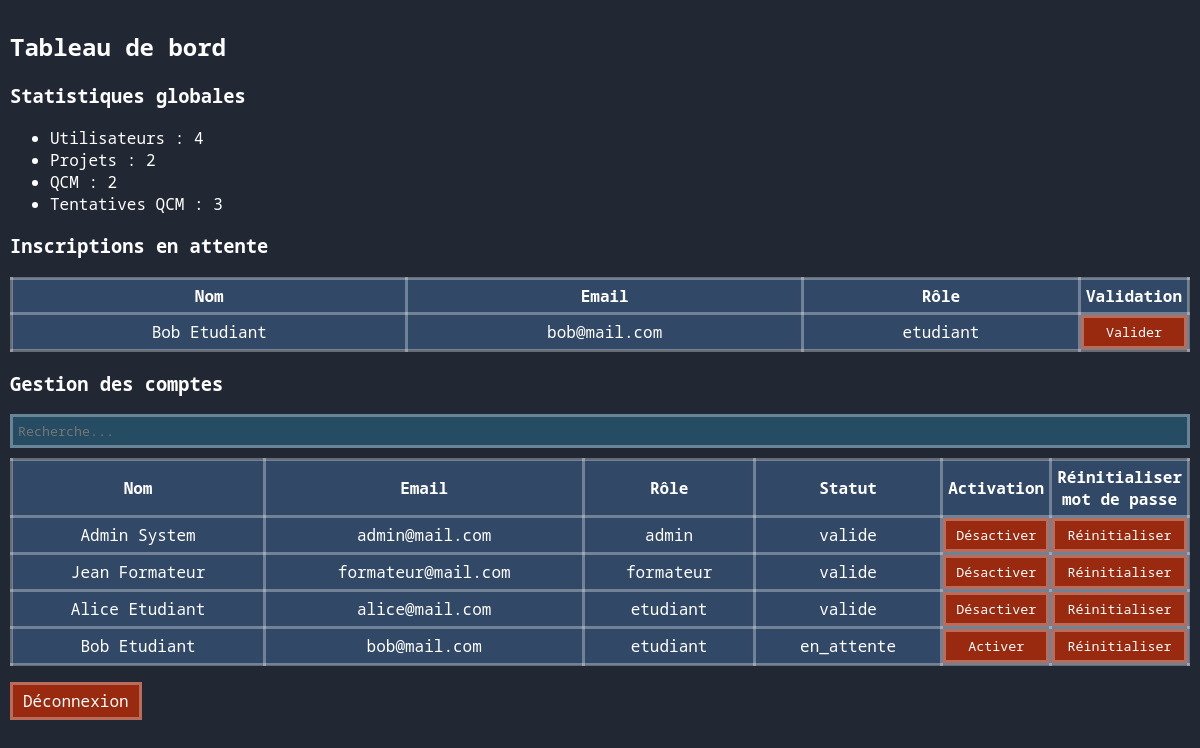
Screenshot of /dashboard/ (signed in) with the database file from the repository.
### tables this page shows
CREATE TABLE utilisateur (
    id_user INT AUTO_INCREMENT PRIMARY KEY,
    nom VARCHAR(100) NOT NULL,
    email VARCHAR(150) NOT NULL UNIQUE,
    password_hash VARCHAR(255) NOT NULL,
    role ENUM('admin', 'formateur', 'etudiant') NOT NULL,
    statut ENUM('en_attente', 'valide', 'desactive') DEFAULT 'en_attente',
    date_creation DATETIME DEFAULT CURRENT_TIMESTAMP
);

### src/dashboard/index.php (the view, shortened to what this page needs)
<?php
$pdo = getDatabaseConnection();
$userId = $_SESSION['user_id'];
$role = $_SESSION['user_role'];
?>
<!DOCTYPE html>
<html lang="fr">
<head>
    <link rel="stylesheet" href="/style.css">
</head>
<body>
    <h2>Tableau de bord</h2>
    <?php if ($role === 'etudiant'): ?>
        <h3>Actions disponibles</h3>
        <ul>
            <li><a class="button-link" href="/competences/">Choisir une compétence</a> - Sélectionner une compétence et passer un QCM ou soumettre un projet</li>
            <li><a class="button-link" href="/formations/">Consulter les formations</a> - Accéder aux ressources pédagogiques</li>
            <li><a class="button-link" href="/criteres/">Critères de validation</a> - Voir les conditions à remplir pour valider chaque compétence</li>
            <li><a class="button-link" href="/validations/">Mes validations</a> - Consulter mon statut de progression et résultats</li>
            <li><a class="button-link" href="/messages/">Mes messages</a> - Poser des questions aux formateurs et consulter les réponses</li>
        </ul>
        <h3>Résumé</h3>
        <?php
        $stmt = $pdo->prepare('SELECT COUNT(*) FROM validation_competence WHERE id_user = ?');
        $stmt->execute([$userId]);
        $nbCompetences = $stmt->fetchColumn();
        $stmt = $pdo->prepare('SELECT COUNT(*) FROM soumission_projet WHERE id_user = ?');
        $stmt->execute([$userId]);
        $nbProjets = $stmt->fetchColumn();
        ?>
        <ul>
            <li><strong>Compétences validées :</strong> <?= (int)$nbCompetences ?></li>
            <li><strong>Projets soumis :</strong> <?= (int)$nbProjets ?></li>
        </ul>
    <?php elseif ($role === 'admin'): ?>
        <h3>Statistiques globales</h3>
        <?php
        $nbUsers = $pdo->query('SELECT COUNT(*) FROM utilisateur')->fetchColumn();
        $nbProjets = $pdo->query('SELECT COUNT(*) FROM projet')->fetchColumn();
        $nbQcm = $pdo->query('SELECT COUNT(*) FROM qcm')->fetchColumn();
        $nbTentatives = $pdo->query('SELECT COUNT(*) FROM tentative_qcm')->fetchColumn();
        ?>
        <ul>
            <li>Utilisateurs : <?= (int)$nbUsers ?></li>
            <li>Projets : <?= (int)$nbProjets ?></li>
            <li>QCM : <?= (int)$nbQcm ?></li>
            <li>Tentatives QCM : <?= (int)$nbTentatives ?></li>
        </ul>
        <h3>Inscriptions en attente</h3>
        <?php
        $enAttente = $pdo->query('SELECT id_user, nom, email, role FROM utilisateur WHERE statut = "en_attente"')->fetchAll();
        ?>
        <?php if ($enAttente): ?>
            <table border="1" cellpadding="5">
                <tr><th>Nom</th><th>Email</th><th>Rôle</th><th>Validation</th></tr>
                <?php foreach ($enAttente as $u): ?>
                    <tr>
                        <td><?= htmlspecialchars($u['nom']) ?></td>
                        <td><?= htmlspecialchars($u['email']) ?></td>
                        <td><?= htmlspecialchars($u['role']) ?></td>
                        <td class="button-cell">
                            <form method="post" class="only-button">
                                <button type="submit" name="valider_user" value="<?= (int)$u['id_user'] ?>">Valider</button>
                            </form>
                        </td>
                    </tr>
                <?php endforeach; ?>
            </table>
        <?php else: ?>
            <p class="success">Aucune inscription en attente.</p>
        <?php endif; ?>
        <h3>Gestion des comptes</h3>
        <?php
        $users = $pdo->query('SELECT id_user, nom, email, role, statut FROM utilisateur')->fetchAll();
        ?>
        <input type="text" id="userSearch" placeholder="Recherche...">
        <table border="1" cellpadding="5" id="usersTable">
            <tr><th>Nom</th><th>Email</th><th>Rôle</th><th>Statut</th><th>Activation</th><th>Réinitialiser mot de passe</th></tr>
            <?php foreach ($users as $u): ?>
                <tr>
                    <td><?= htmlspecialchars($u['nom']) ?></td>
                    <td><?= htmlspecialchars($u['email']) ?></td>
                    <td><?= htmlspecialchars($u['role']) ?></td>
                    <td><?= htmlspecialchars($u['statut']) ?></td>
                    <td class="button-cell">
                        <form method="post" class="only-button">
                            <button type="submit" name="toggle_user" value="<?= (int)$u['id_user'] ?>">
                                <?= $u['statut'] === 'valide' ? 'Désactiver' : 'Activer' ?>
                            </button>
                        </form>
                    </td>
                    <td class="button-cell">
                        <form method="post" class="only-button">
                            <button type="submit" name="reset_pass" value="<?= (int)$u['id_user'] ?>">Réinitialiser</button>
                        </form>
                    </td>
                </tr>
            <?php endforeach; ?>
        </table>
    <?php else: ?>
        <p>Rôle inconnu.</p>
    <?php endif; ?>
    <p><a class="button-link" href="/logout/">Déconnexion</a></p>
</body>
</html>

### src/style.css (style rules this page uses)
:root { --background-primary-color: #212834; --background-secondary-color: #314866; --background-thirdly-color: #254c63; --affirmative-color: #063f41; --negative-color: #99290f; --text-color: #ffffff; --border-color: #ffffff50; }
* { box-sizing: border-box; color: var(--text-color); font-family: 'Noto Sans Mono', monospace; }
body { background-color: var(--background-primary-color); margin: 0; padding: 10px; }
table { width: 100%; border-collapse: collapse; border-color: var(--border-color); border: 3px solid var(--border-color); }
th, td { background-color: var(--background-secondary-color); border: 3px solid var(--border-color); text-align: center; }
button { background-color: var(--negative-color); color: var(--text-color); border: 3px solid var(--border-color); padding: 5px 10px; cursor: pointer; }
.button-link { display: inline-block; background-color: var(--negative-color); color: var(--text-color); border: 3px solid var(--border-color); padding: 5px 10px; text-decoration: none; cursor: pointer; }
form { display: flex; flex-direction: column; background-color: var(--background-secondary-color); padding: 20px; border: 3px solid var(--border-color); max-width: 500px; margin-bottom: 10px; }
#userSearch { margin-bottom: 10px; }
.only-button { display: inline-flex; align-items: center; background: transparent; padding: 0; border: none; margin: 0; max-width: none; }
.button-cell { padding: 0; width: 1%; white-space: nowrap; }
.button-cell .only-button, .button-cell .only-button button { width: 100%; }
.button-cell .only-button button { display: block; margin: 0; }
input, select, textarea { background-color: var(--background-thirdly-color); color: var(--text-color); border: 3px solid var(--border-color); padding: 5px; width: 100%; }

### rows the page displays
utilisateur: nom "Bob Etudiant", email "bob@mail.com", role "etudiant", $u['id_user'] 4 (drawn), statut "en_attente", shows "Activer"
utilisateur: nom "Admin System", email "admin@mail.com", role "admin", statut "valide", $u['id_user'] 1 (drawn), shows "Désactiver"
utilisateur: nom "Jean Formateur", email "formateur@mail.com", role "formateur", statut "valide", $u['id_user'] 2 (drawn), shows "Désactiver"
utilisateur: nom "Alice Etudiant", email "alice@mail.com", role "etudiant", statut "valide", $u['id_user'] 3 (drawn), shows "Désactiver"

### other values shown
$nbUsers "4"
$nbProjets "2"
$nbQcm "2"
$nbTentatives "3"
